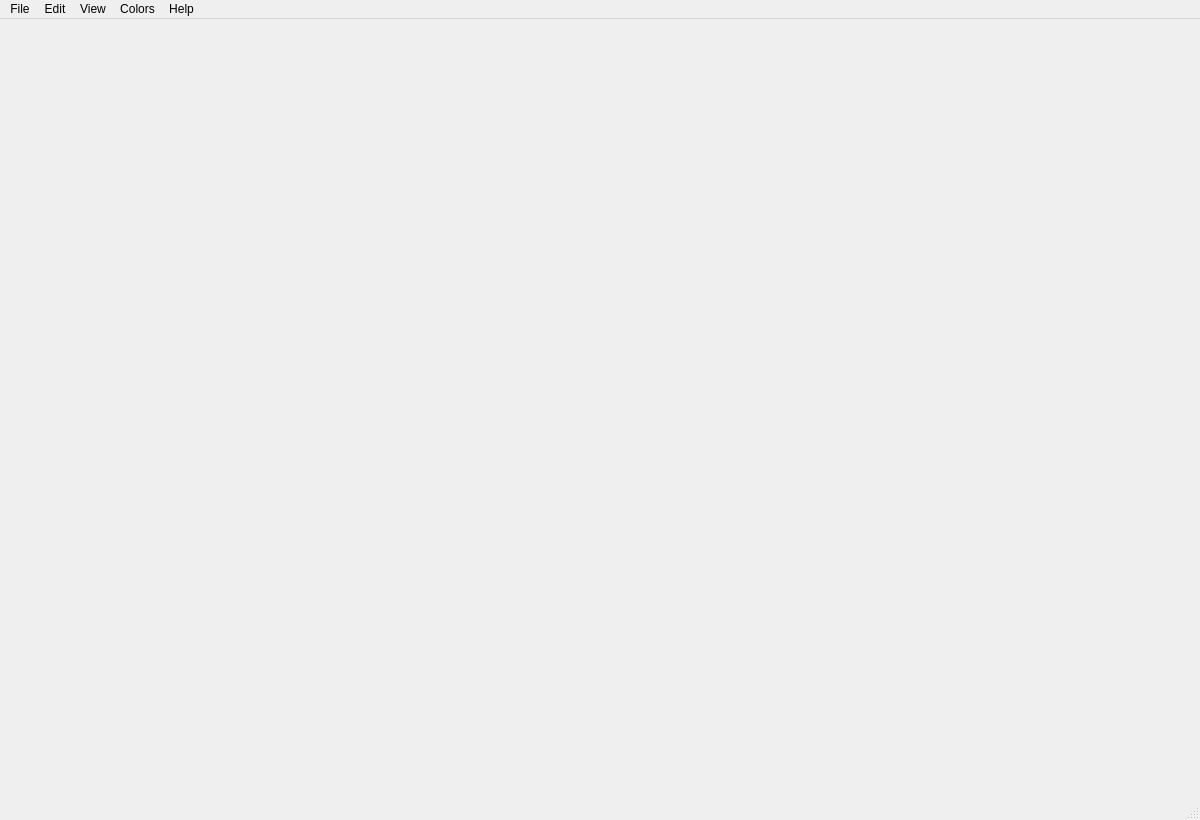
<?xml version="1.0" encoding="UTF-8"?>
<ui version="4.0">
 <class>MainWindow</class>
 <widget class="QMainWindow">
  <property name="geometry">
   <rect>
    <x>0</x>
    <y>0</y>
    <width>1200</width>
    <height>820</height>
   </rect>
  </property>
  <property name="sizePolicy">
   <sizepolicy hsizetype="Expanding" vsizetype="MinimumExpanding">
    <horstretch>0</horstretch>
    <verstretch>0</verstretch>
   </sizepolicy>
  </property>
  <widget class="QWidget">
   <layout class="QHBoxLayout">
    <item>
     <widget class="QFrame">
      <property name="frameShape">
       <enum>QFrame::NoFrame</enum>
      </property>
      <property name="frameShadow">
       <enum>QFrame::Raised</enum>
      </property>
      <layout class="QVBoxLayout" name="mainFrameLayout">
      </layout>
     </widget>
    </item>
    <item>
     <widget class="QFrame">
      <property name="frameShape">
       <enum>QFrame::NoFrame</enum>
      </property>
      <property name="frameShadow">
       <enum>QFrame::Raised</enum>
      </property>
      <layout class="QVBoxLayout" name="sideFrameLayout">
      </layout>
     </widget>
    </item>
    <item alignment="Qt::AlignTop">
     <widget class="QFrame" name="palFrameWidget">
      <property name="sizePolicy">
       <sizepolicy hsizetype="Fixed" vsizetype="Minimum">
        <horstretch>0</horstretch>
        <verstretch>0</verstretch>
       </sizepolicy>
      </property>
      <property name="frameShape">
       <enum>QFrame::NoFrame</enum>
      </property>
      <property name="frameShadow">
       <enum>QFrame::Raised</enum>
      </property>
      <property name="visible">
       <bool>false</bool>
      </property>
      <layout class="QVBoxLayout">
      </layout>
     </widget>
    </item>
   </layout>
  </widget>
  <widget class="QMenuBar" name="mainMenu">
   <widget class="QMenu" name="menuNew">
    <property name="title">
     <string>New</string>
    </property>
    <addaction name="actionNew_Warrior"/>
    <addaction name="actionNew_Rogue"/>
    <addaction name="actionNew_Sorcerer"/>
    <addaction name="actionNew_Monk"/>
    <addaction name="actionNew_Bard"/>
    <addaction name="actionNew_Barbarian"/>
   </widget>
   <widget class="QMenu" name="menuFile">
    <property name="title">
     <string>File</string>
    </property>
    <addaction name="menuNew"/>
    <addaction name="actionOpen"/>
    <addaction name="actionOpenAs"/>
    <addaction name="actionLoad"/>
    <addaction name="actionSave"/>
    <addaction name="actionSaveAs"/>
    <addaction name="actionClose"/>
    <addaction name="actionDiff"/>
    <addaction name="separator"/>
    <addaction name="actionSettings"/>
    <addaction name="separator"/>
    <addaction name="actionQuit"/>
   </widget>
   <widget class="QMenu" name="menuHelp">
    <property name="title">
     <string>Help</string>
    </property>
    <addaction name="actionAbout"/>
    <addaction name="actionAbout_Qt"/>
   </widget>
   <widget class="QMenu" name="menuView">
    <property name="title">
     <string>View</string>
    </property>
    <addaction name="actionTogglePalTrn"/>
    <addaction name="actionToggleBottomPanel"/>
   </widget>
   <widget class="QMenu" name="menuPalette">
    <property name="title">
     <string>Palette</string>
    </property>
    <property name="toolTipsVisible">
     <bool>true</bool>
    </property>
    <addaction name="actionNew_PAL"/>
    <addaction name="actionOpen_PAL"/>
    <addaction name="actionSave_PAL"/>
    <addaction name="actionSave_PAL_as"/>
    <addaction name="actionClose_PAL"/>
   </widget>
   <widget class="QMenu" name="menuTrnBase">
    <property name="title">
     <string>Base Translation</string>
    </property>
    <property name="toolTipsVisible">
     <bool>true</bool>
    </property>
    <addaction name="actionNew_Translation_Base"/>
    <addaction name="actionOpen_Translation_Base"/>
    <addaction name="actionSave_Translation_Base"/>
    <addaction name="actionSave_Translation_Base_as"/>
    <addaction name="actionClose_Translation_Base"/>
    <addaction name="actionPatch_Translation_Base"/>
   </widget>
   <widget class="QMenu" name="menuTrnUnique">
    <property name="title">
     <string>Unique Translation</string>
    </property>
    <property name="toolTipsVisible">
     <bool>true</bool>
    </property>
    <addaction name="actionNew_Translation_Unique"/>
    <addaction name="actionOpen_Translation_Unique"/>
    <addaction name="actionSave_Translation_Unique"/>
    <addaction name="actionSave_Translation_Unique_as"/>
    <addaction name="actionClose_Translation_Unique"/>
    <addaction name="actionPatch_Translation_Unique"/>
   </widget>
   <widget class="QMenu" name="menuColors">
    <property name="title">
     <string>Colors</string>
    </property>
    <property name="toolTipsVisible">
     <bool>true</bool>
    </property>
    <addaction name="menuPalette"/>
    <addaction name="menuTrnBase"/>
    <addaction name="menuTrnUnique"/>
   </widget>
   <widget class="QMenu" name="menuEdit">
    <property name="title">
     <string>Edit</string>
    </property>
    <property name="toolTipsVisible">
     <bool>true</bool>
    </property>
    <addaction name="separator"/>
   </widget>
   <addaction name="menuFile"/>
   <addaction name="menuEdit"/>
   <addaction name="menuView"/>
   <addaction name="menuColors"/>
   <addaction name="menuHelp"/>
  </widget>
  <widget class="QStatusBar" name="statusBar">
   <!--property name="sizeGripEnabled">
    <bool>false</bool>
   </property-->
  </widget>
  <action name="actionAbout">
   <property name="text">
    <string>About</string>
   </property>
  </action>
  <action name="actionAbout_Qt">
   <property name="text">
    <string>About Qt</string>
   </property>
  </action>
  <action name="actionNew_Warrior">
   <property name="text">
    <string>Warrior</string>
   </property>
  </action>
  <action name="actionNew_Rogue">
   <property name="text">
    <string>Rogue</string>
   </property>
  </action>
  <action name="actionNew_Sorcerer">
   <property name="text">
    <string>Sorcerer</string>
   </property>
  </action>
  <action name="actionNew_Monk">
   <property name="text">
    <string>Monk</string>
   </property>
  </action>
  <action name="actionNew_Bard">
   <property name="text">
    <string>Bard</string>
   </property>
  </action>
  <action name="actionNew_Barbarian">
   <property name="text">
    <string>Barbarian</string>
   </property>
  </action>
  <action name="actionQuit">
   <property name="text">
    <string>Quit</string>
   </property>
   <property name="shortcut">
    <string notr="true">Ctrl+Q</string>
   </property>
  </action>
  <action name="actionClose">
   <property name="text">
    <string>Close</string>
   </property>
   <property name="shortcut">
    <string notr="true">Ctrl+W</string>
   </property>
  </action>
  <action name="actionOpen">
   <property name="text">
    <string>Open</string>
   </property>
   <property name="shortcut">
    <string notr="true">Ctrl+O</string>
   </property>
  </action>
  <action name="actionOpenAs">
   <property name="text">
    <string>Open As...</string>
   </property>
   <property name="shortcut">
    <string notr="true">Ctrl+Shift+O</string>
   </property>
  </action>
  <action name="actionLoad">
   <property name="text">
    <string>Load</string>
   </property>
   <property name="shortcut">
    <string notr="true">Ctrl+L</string>
   </property>
  </action>
  <action name="actionSave">
   <property name="text">
    <string>Save</string>
   </property>
   <property name="shortcut">
    <string notr="true">Ctrl+S</string>
   </property>
  </action>
  <action name="actionSaveAs">
   <property name="text">
    <string>Save As...</string>
   </property>
   <property name="shortcut">
    <string notr="true">Ctrl+Shift+S</string>
   </property>
  </action>
  <action name="actionOpen_PAL">
   <property name="text">
    <string>Open...</string>
   </property>
   <property name="shortcut">
    <string notr="true">Ctrl+P</string>
   </property>
  </action>
  <action name="actionOpen_Translation_Unique">
   <property name="text">
    <string>Open...</string>
   </property>
   <property name="shortcut">
    <string notr="true">Ctrl+U</string>
   </property>
  </action>
  <action name="actionOpen_Translation_Base">
   <property name="text">
    <string>Open...</string>
   </property>
   <property name="shortcut">
    <string notr="true">Ctrl+T</string>
   </property>
  </action>
  <action name="actionDiff">
   <property name="text">
    <string>Diff</string>
   </property>
  </action>
  <action name="actionSettings">
   <property name="text">
    <string>Settings</string>
   </property>
  </action>
  <action name="actionPatch">
   <property name="text">
    <string>Patch</string>
   </property>
   <property name="toolTip">
    <string>Patch the current graphics</string>
   </property>
  </action>
  <action name="actionTogglePalTrn">
   <property name="text">
    <string>Show PAL &amp;&amp; TRNs</string>
   </property>
   <property name="checkable">
    <bool>true</bool>
   </property>
  </action>
  <action name="actionToggleBottomPanel">
   <property name="text">
    <string>Show Bottom Panel</string>
   </property>
   <property name="checkable">
    <bool>true</bool>
   </property>
   <property name="checked">
    <bool>true</bool>
   </property>
  </action>
  <action name="actionNew_PAL">
   <property name="text">
    <string>New</string>
   </property>
  </action>
  <action name="actionSave_PAL">
   <property name="text">
    <string>Save</string>
   </property>
  </action>
  <action name="actionSave_PAL_as">
   <property name="text">
    <string>Save As...</string>
   </property>
  </action>
  <action name="actionClose_PAL">
   <property name="text">
    <string>Close</string>
   </property>
  </action>
  <action name="actionNew_Translation_Unique">
   <property name="text">
    <string>New</string>
   </property>
  </action>
  <action name="actionSave_Translation_Unique">
   <property name="text">
    <string>Save</string>
   </property>
  </action>
  <action name="actionSave_Translation_Unique_as">
   <property name="text">
    <string>Save As...</string>
   </property>
  </action>
  <action name="actionClose_Translation_Unique">
   <property name="text">
    <string>Close</string>
   </property>
  </action>
  <action name="actionPatch_Translation_Unique">
   <property name="text">
    <string>Patch</string>
   </property>
   <property name="toolTip">
    <string>Replace translation values of 255 with 0</string>
   </property>
  </action>
  <action name="actionNew_Translation_Base">
   <property name="text">
    <string>New</string>
   </property>
  </action>
  <action name="actionSave_Translation_Base">
   <property name="text">
    <string>Save</string>
   </property>
  </action>
  <action name="actionSave_Translation_Base_as">
   <property name="text">
    <string>Save As...</string>
   </property>
  </action>
  <action name="actionClose_Translation_Base">
   <property name="text">
    <string>Close</string>
   </property>
  </action>
  <action name="actionPatch_Translation_Base">
   <property name="text">
    <string>Patch</string>
   </property>
   <property name="toolTip">
    <string>Replace translation values of 255 with 0</string>
   </property>
  </action>
 </widget>
 <layoutdefault spacing="4" margin="4"/>
 <resources/>
 <connections/>
 <buttongroups/>
</ui>
